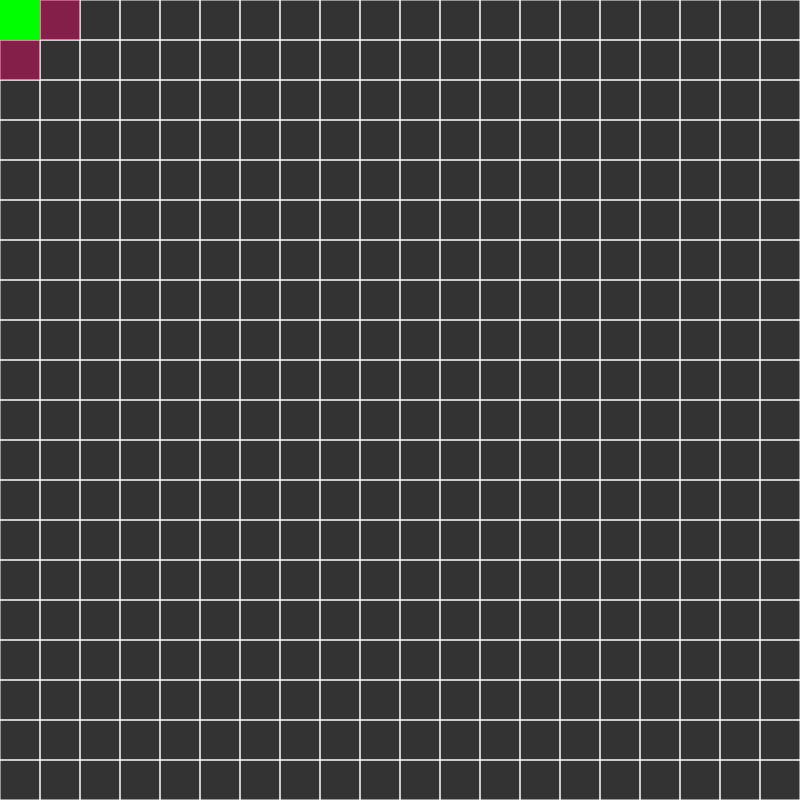
Frame 1 (no input)
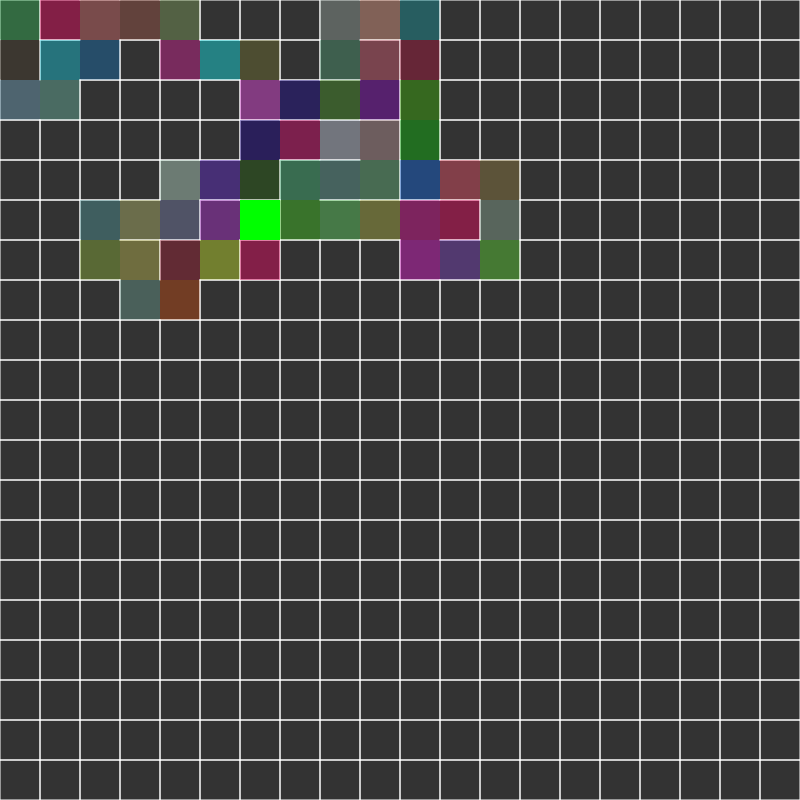
Frame 60 (no input)
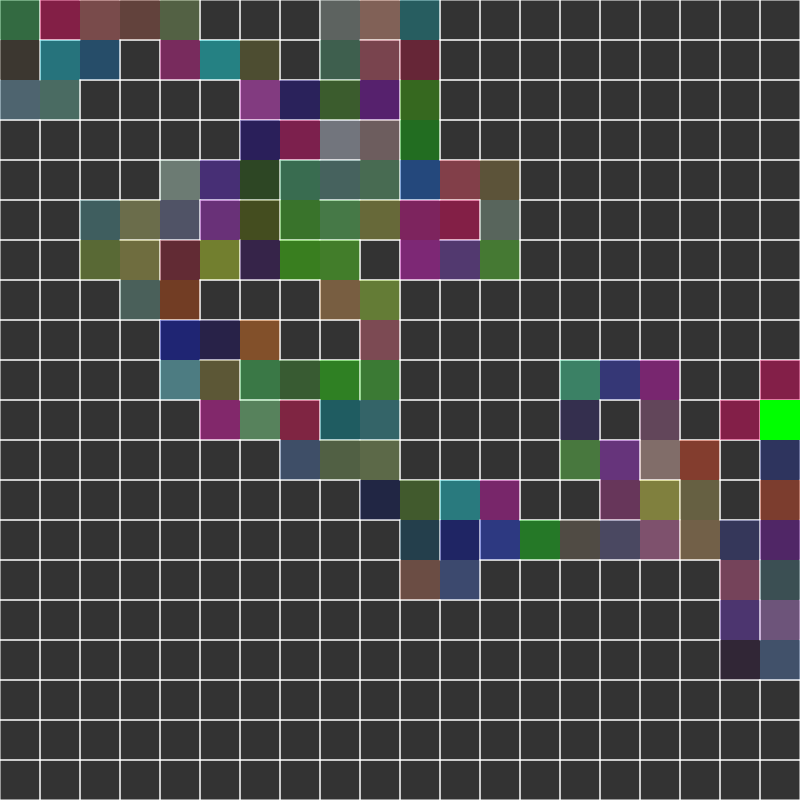
Frame 120 (the mouse pressed at the canvas centre since frame 60)

The p5.js sketch that drew these frames (run headless with seeded random() and noise() and a simulated clock; from frame 60 on, the mouse is pressed at the canvas centre):

// p5.js sketch
// ── sketch.js
var cols, rows;
var w = 40; //cell width and height
var grid = [];

var current;

var stack = [];

function setup() {
    createCanvas(800, 800);
    cols = floor(width / w);
    rows = floor(height / w);
    //frameRate(5);

    for (var     j = 0; j < cols; j++) {
        for (var i = 0; i < rows; i++) {
            var cell = new Cell(i, j);
            grid.push(cell);
        }
    }
    current = grid[index(0,0)];
}

function draw() {
    background(51);
    for (var i = 0; i < grid.length; i++) {
        grid[i].show();
    }

    current.visited = true;
    current.highlight();
    // STEP 1: Pick a random neighbor
    var next = current.checkNeighbors();
    if (next) {
        
        next.visited = true;
        // STEP 2: Push the current cell to the stack
        current.col = color(random(255), random(255), random(255), 100);
        stack.push(current);

        // STEP 3
        removeWalls(current, next);


        // STEP 4
        current = next;
    } else if (stack.length > 0) {
        current.col = color(255, 0, 100, 100);
        current = stack.pop();
    } 

    
}

function index(i, j){
    if(i < 0 || j < 0 || i > cols - 1 || j > rows - 1){
        return -1;
    }
    return i + j * cols;
}

function Cell(i, j) {
    this.i = i; //col number
    this.j = j; //row number
    this.walls = [true, true, true, true];
    this.visited = false;
    this.col = color(255, 0, 255, 100);

    this.checkNeighbors = function(){
        var neighbors = [];

        var top =    grid[index(i,     j - 1)];
        var right =  grid[index(i + 1, j)];j
        var bottom = grid[index(i,     j + 1)];
        var left =   grid[index(i - 1, j)];  
       
        if (top && !top.visited) {           
            neighbors.push(top);
            fill(255, 0, 105, 100);
            rect(this.i * w, (this.j - 1) * w, w, w);
        }
        if (right && !right.visited) {            
            neighbors.push(right);
            fill(255, 0, 105, 100);
            rect((this.i + 1) * w, this.j * w, w, w);
        }
        if (bottom && !bottom.visited) {            
            neighbors.push(bottom);
            fill(255, 0, 105, 100);
            rect(this.i * w, (this.j + 1) * w, w, w);
        }
        if (left && !left.visited) {            
            neighbors.push(left);
            fill(255, 0, 105, 100);
            rect((this.i-1)*w, this.j*w, w, w);
        }                

        if(neighbors.length > 0) {
            var r = floor(random(0, neighbors.length));
                    
            return neighbors[r];    
        } else {
            return undefined;
        }
    }

    this.highlight = function() {
        var x = this.i * w;
        var y = this.j * w;
        fill(0, 255, 0, 255);
            noStroke();
            rect(x, y, w, w);
    }


    this.show = function () {
        var x = this.i * w;
        var y = this.j * w;
        stroke(255);
        if (this.walls[0]) {
            line(x, y, x + w, y);     // top
        }
        if (this.walls[1]) {
            line(x + w, y, x + w, y + w); // right
        }
        if (this.walls[2]) {
            line(x, y + w, x + w, y + w); // bottom
        }
        if (this.walls[3]) {
            line(x, y, x, y + w); // left
        }

        if(this.visited){
            fill(this.col);
            noStroke();
            rect(x, y, w, w);
        }

    }
}

function removeWalls(a, b){
    var x = a.i - b.i;    
    
    if(x === 1){
        a.walls[3] = false;
        b.walls[1] = false;
    } else if (x === -1){
        a.walls[1] = false;
        b.walls[3] = false;
    }
    var y = a.j - b.j;
    if(y === 1){
        a.walls[0] = false;
        b.walls[2] = false;        
    } else if (y === -1){
        a.walls[2] = false;
        b.walls[0] = false;
    }






}
